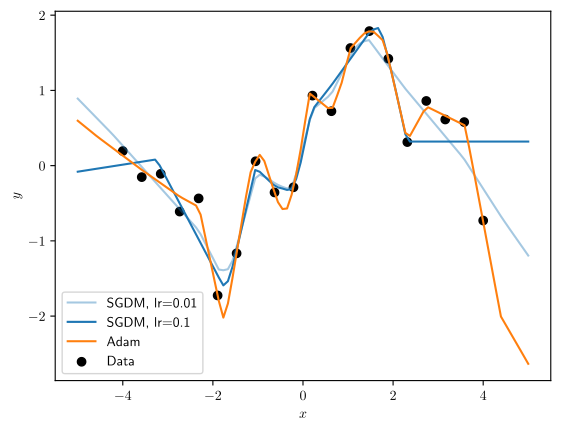

Here is the Python script that generated this plot:
import math
import torch as t
import torch.nn as nn
t.manual_seed(0)

import matplotlib.pyplot as plt 
plt.rcParams['text.usetex'] = True

import argparse
parser = argparse.ArgumentParser()
parser.add_argument('filename', type=str)
args = parser.parse_args()

N = 20

xs = t.linspace(-5, 5, 100)[:, None]
X = t.linspace(-4, 4, N)[:, None]
y = t.sin(X) + 0.5*t.randn(N, 1)

plt.scatter(x=X, y=y, label='Data', c='k')
plt.xlabel('$x$')
plt.ylabel('$y$')
#plt.plot(xs, t.sin(xs), label='"True" (noise-free) line', c='r')

input_features = 1 
hidden_features = 100
output_features = 1 

def train(opt, opt_kwargs, col, label, alpha=1):
    net = nn.Sequential(
        nn.Linear(input_features, hidden_features),
        nn.ReLU(),
        nn.Linear(hidden_features, hidden_features),
        nn.ReLU(),
        nn.Linear(hidden_features, output_features)
    )
    opt = opt(net.parameters(), **opt_kwargs)

    for i in range(1000):
        i +=1
        L = ((net(X) - y)**2).mean()
        L.backward()
        opt.step()
        opt.zero_grad()

    plt.plot(xs, net(xs).detach(), c=col, label=label, alpha=alpha)

train(t.optim.SGD, {'lr': 0.01, 'momentum':0.8}, 'tab:blue', 'SGDM, lr=0.01', alpha=0.4)
train(t.optim.SGD, {'lr': 0.1, 'momentum':0.8}, 'tab:blue', 'SGDM, lr=0.1')
train(t.optim.Adam, {'lr': 0.03}, 'tab:orange', 'Adam')


plt.legend()
plt.savefig(args.filename, bbox_inches='tight')
